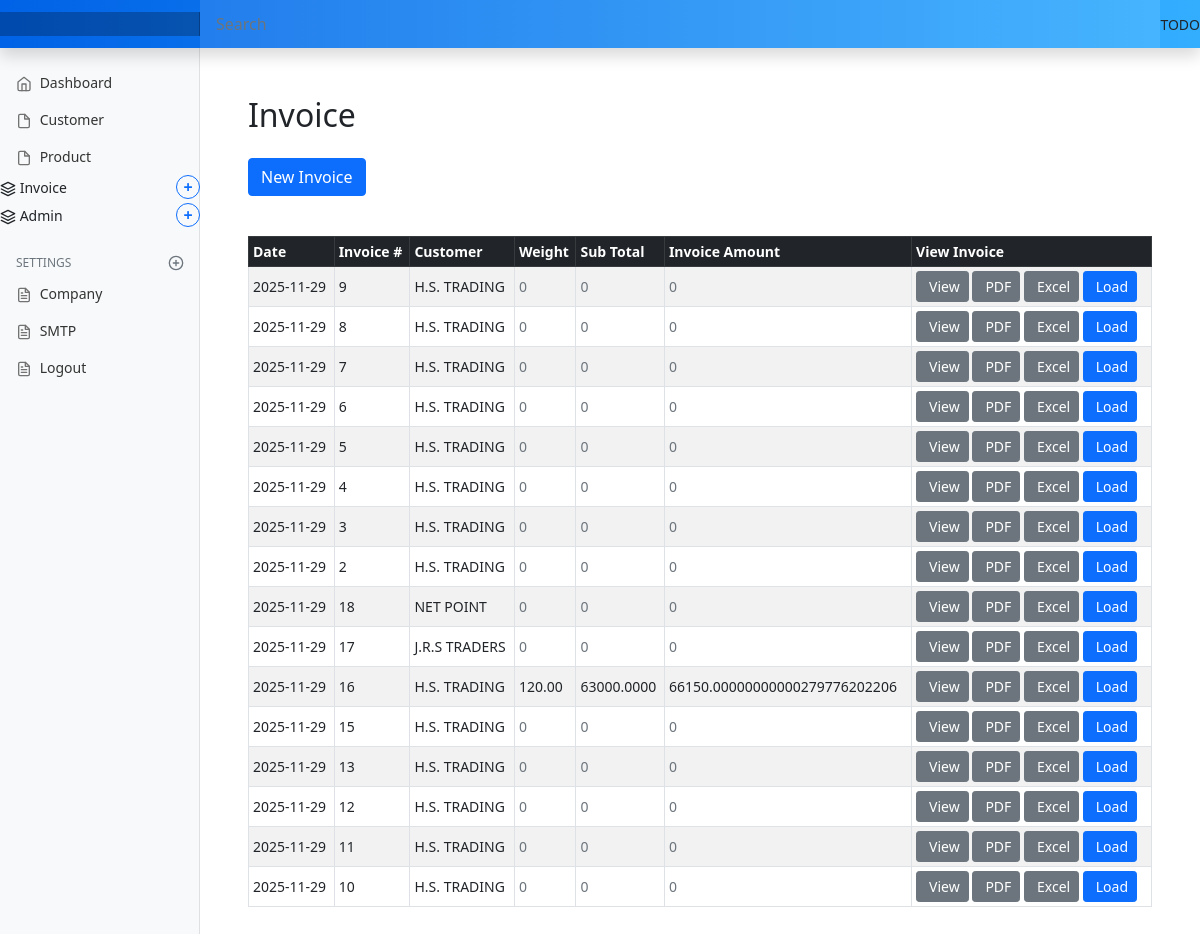
Page /invoice/invoice_entry on the committed database.
### marania_invoice_app/models.py (models this page shows, shortened)
class Invoice(models.Model):
    invoice_date = models.DateField(null=True, blank=True, default=date.today)
    invoice_number = models.CharField(max_length=50, unique=True, null=True)
    customer_code = models.CharField(max_length=50, unique=False, null=True)
    customer_name = models.CharField(max_length=100, null=True)
    customer_gst = models.CharField(max_length=20, null=True, blank=True)
    customer_address = models.TextField(null=True, blank=True)
    customer_contact = models.CharField(max_length=30, null=True, blank=True)
    customer_email = models.EmailField(null=True, blank=True)
    ship_to_customer_code = models.CharField(max_length=50, unique=False, null=True)
    ship_to_customer_name = models.CharField(max_length=100, null=True)
    ship_to_customer_gst = models.CharField(max_length=20, null=True, blank=True)
    ship_to_customer_address = models.TextField(null=True, blank=True)
    ship_to_customer_contact = models.CharField(max_length=30, null=True, blank=True)
    ship_to_customer_email = models.EmailField(null=True, blank=True)
    dispatched_through = models.CharField(max_length=100, null=True, blank=True)

### marania_invoice_app/views.py (the view)
# urls.py: path('invoice_entry', views.invoice_entry, name='invoice_entry'),
def invoice_entry(request):
    Invoices = Invoice.objects.all().order_by('-invoice_number')
    Customers = Customer.objects.all()
    customer_dict = defaultdict(lambda:-1)
    transporter_dict = defaultdict(lambda:-1)
    price_dict = defaultdict(lambda:-1)
    for customer in Customer.objects.all():
        customer_dict[customer.code] = {'name':customer.name, 'gst':customer.gst, 'phone':customer.phone, 'email':customer.email,
                                        'address_bill_to':customer.address_bill_to, 'address_ship_to':customer.address_ship_to,
                                        'is_within_state':customer.is_within_state,'price_list_tag':customer.price_list_tag}
    for transporter in Transportation.objects.all():
        code = transporter.customer.code
        transporter_dict_temp = {'delivery_place':transporter.delivery_place, 'transporter_name':transporter.transporter_name,
                            'transporter_gst':transporter.transporter_gst, 'vehicle_name_number':transporter.vehicle_name_number,
                            'is_default_transport':transporter.is_default_transport}
        if code not in transporter_dict:
            transporter_dict[code] = [transporter_dict_temp]
        else:
            transporter_dict[code].append(transporter_dict_temp)
    for price_item in PriceList.objects.all():
        size_range = price_item.mesh_size_start+"-"+price_item.mesh_size_end
        price_item_dict = {size_range:str(price_item.price)}
        if price_item.twine_code not in price_dict:
            price_dict[price_item.twine_code]={price_item.customer_group:[price_item_dict]}
        else:
            price_dict[price_item.twine_code][price_item.customer_group].append(price_item_dict)
    print("price list details ")
    print(price_dict)
    summary_data = invoice_summary()
    context = {'invoice_form': forms.InvoiceForm(initial={'invoice_number':get_next_invoice_number}) ,
               'invoices':Invoices, 'invoiceitems':summary_data,
               'customers':Customers, 'customer_dict': json.dumps(customer_dict),
               'transporter_dict':json.dumps(transporter_dict), 'price_dict':json.dumps(price_dict)
               }
    return render(request, 'marania_invoice_app/invoice_entry.html', context)

### marania_invoice_app/templatetags/dict_extras.py (called while the page is built)
@register.filter
def get_item(dictionary, key):
    if dictionary is None or dictionary == "":
        return {}
    return dictionary.get(key)

### marania_invoice_app/views.py (called while the page is built)
def get_next_invoice_number():
    try:
        settings = CompanySettings.objects.get(id=1)
        next_invoice = f"{settings.current_invoice_number+1}"
        return next_invoice
    except CompanySettings.DoesNotExist:
        return None

### templates/marania_invoice_app/invoice_entry.html (shortened to what this page needs)
{% extends 'partials/base.html' %}
{% load static %}
{% load crispy_forms_tags %}
{% block main %}
{% load dict_extras %}
<main class="col-md-9 ms-sm-auto col-lg-10 px-md-4">
  <div class="container my-5">
    <h2 class="mb-4">Invoice</h2>
    <button class="btn btn-primary mb-3" type="button" data-bs-toggle="collapse" data-bs-target="#customerForm" aria-expanded="false" aria-controls="customerForm">
      New Invoice
    </button>
    <div class="invoice-list mt-4">
      {% if invoices %}
        <div class="table-responsive">
          <table class="table table-striped table-hover table-bordered table-sm align-middle">
            <thead class="table-dark">
              <tr>
                <th scope="col">Date</th>
                <th scope="col">Invoice #</th>
                <th scope="col">Customer</th>
                <th scope="col">Weight</th>
                <th scope="col">Sub Total</th>
                <th scope="col">Invoice Amount</th>
                <th scope="col">View Invoice</th>
              </tr>
            </thead>
            <tbody>
              {% for invoice in invoices %}
                <tr>
                  <td>{{ invoice.invoice_date|date:"Y-m-d" }}</td>
                  <td>{{ invoice.invoice_number }}</td>
                  <td>{{ invoice.customer_name }}</td>
                  {% with invoice_item=invoiceitems|get_item:invoice.invoice_number %}
                    <td>
                      {% if invoice_item %}
                        {{ invoice_item.weight }}
                      {% else %}
                        <span class="text-muted">0</span>
                      {% endif %}
                    </td>
                     <td>
                      {% if invoice_item %}
                        {{ invoice_item.sub_total }}
                      {% else %}
                        <span class="text-muted">0</span>
                      {% endif %}
                    </td>
                     <td>
                      {% if invoice_item %}
                        {{ invoice_item.invoice_amount }}
                      {% else %}
                        <span class="text-muted">0</span>
                      {% endif %}
                    </td>
                  {% endwith %}
                  <td>
                    <a href="javascript:void(0);"
                      onclick="openInvoicePopup('{{ invoice.invoice_number }}')"
                      class="btn btn-sm btn-secondary d-inline-flex align-items-center">
                       View
                    </a>
                 <a href="{% url 'invoice_pdf' invoice.invoice_number %}"
                    class="btn btn-sm btn-secondary d-inline-flex align-items-center">
                     PDF
                  </a>
                     <a href="javascript:void(0);"
                      onclick="openInvoicePopup('{{ invoice.invoice_number }}')"
                      class="btn btn-sm btn-secondary d-inline-flex align-items-center">
                       Excel
                    </a>
                    <a href="javascript:void(0);"
                       onclick="loadInvoice('{{ invoice.invoice_number }}')"
                        class="btn btn-sm btn-primary d-inline-flex align-items-center">
                         Load
                    </a>
                  </td>
                </tr>
              {% endfor %}
            </tbody>
          </table>
        </div>
      {% else %}
        <p class="text-muted">No invoices found.</p>
      {% endif %}
    </div>
  </div>
</main>
{% endblock %}

### static/assets/css/dashboard.css (style rules this page uses)
body { font-size: .875rem; }

### rows in the picture
Invoice: invoice_date "2025-11-29", invoice_number "9", customer_name "H.S. TRADING"
Invoice: invoice_date "2025-11-29", invoice_number "8", customer_name "H.S. TRADING"
Invoice: invoice_date "2025-11-29", invoice_number "7", customer_name "H.S. TRADING"
Invoice: invoice_date "2025-11-29", invoice_number "6", customer_name "H.S. TRADING"
Invoice: invoice_date "2025-11-29", invoice_number "5", customer_name "H.S. TRADING"
Invoice: invoice_date "2025-11-29", invoice_number "4", customer_name "H.S. TRADING"
Invoice: invoice_date "2025-11-29", invoice_number "3", customer_name "H.S. TRADING"
Invoice: invoice_date "2025-11-29", invoice_number "2", customer_name "H.S. TRADING"
Invoice: invoice_date "2025-11-29", invoice_number "18", customer_name "NET POINT"
Invoice: invoice_date "2025-11-29", invoice_number "17", customer_name "J.R.S TRADERS"
Invoice: invoice_date "2025-11-29", invoice_number "16", customer_name "H.S. TRADING", weight "120.00", sub_total "63000.0000", invoice_amount "66150.00000000000279776202206"
Invoice: invoice_date "2025-11-29", invoice_number "15", customer_name "H.S. TRADING"
Invoice: invoice_date "2025-11-29", invoice_number "13", customer_name "H.S. TRADING"
Invoice: invoice_date "2025-11-29", invoice_number "12", customer_name "H.S. TRADING"
Invoice: invoice_date "2025-11-29", invoice_number "11", customer_name "H.S. TRADING"
Invoice: invoice_date "2025-11-29", invoice_number "10", customer_name "H.S. TRADING"
